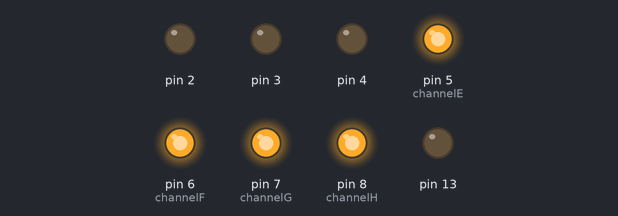
Recording of a sketch running on a simulated Arduino Uno, built with avr-gcc and run on an emulated ATmega328P. Shown: output pins drawn as LEDs (lit = HIGH).

Above: at 0.05 s.
At 0.65 s:
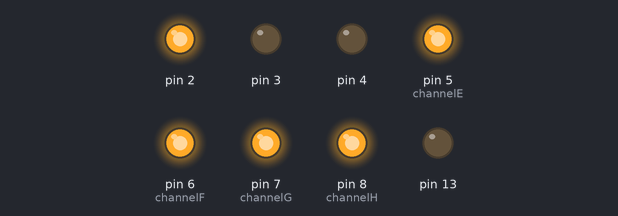
At 1.45 s:
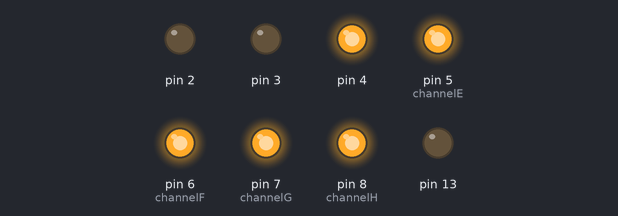
At 2.85 s:
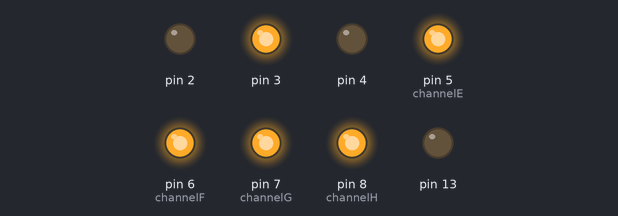
Timing chart, 0 to 3.1 s (numbered marks = the images above):
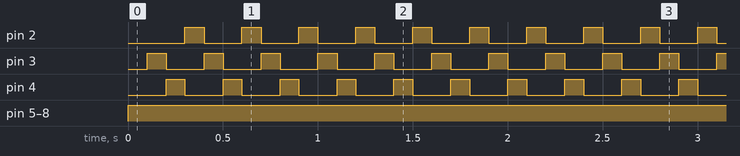

Measured:
- by itself, pin 2–4: alternates HIGH for 0.10 s and LOW for 0.20 s
- by itself, pin 5 (channelE), pin 6 (channelF), pin 7 (channelG), pin 8 (channelH): LOW → HIGH at 0.00 s

The sketch:

chasing-wire.ino
```cpp
/*
  EL Wire CHASING
*/

#include <Wire.h>

// Class for managing chasing el wires
class ChasingWire
{
  byte strandPin[3];
  byte strandI;
  boolean wireState;
  boolean cycleDir;
  long cycleRate;
  long lastCycle;

  // constructor - takes an array of three pins for the three chanels, a boolean for
  // initial On for strand, a boolaen for direction and a long for rate
  public:
  ChasingWire(byte pin1, byte pin2, byte pin3, boolean initState, boolean dir, long rate)
  {
    strandPin[0] = pin1;
    strandPin[1] = pin2;
    strandPin[2] = pin3;
    strandI = 0;
    wireState = initState;
    cycleDir = dir;
    cycleRate = rate;
    lastCycle = 0;

    for(int i=0; i<3; i++)
      pinMode(strandPin[i], OUTPUT);
  }

  void setRate(long rate)
  {
    cycleRate = rate;
  }

  long getRate()
  {
    return cycleRate;
  }

  void setDir(boolean dir)
  {
    cycleDir = dir;
  }

  boolean getDir()
  {
    return cycleDir;
  }

  // sitch strand to advance wire in set direction
  void cycleWire()
  {
    int prev = strandI;
    if (cycleDir)
    {
      if (strandI < 2) strandI++;
      else strandI = 0;
    }
    else
    {
      if (strandI > 0) strandI--;
      else strandI = 2;
    }
    digitalWrite(strandPin[prev], LOW);
    digitalWrite(strandPin[strandI], HIGH);
    lastCycle = millis();
  }

  void wireOff()
  {
    wireState = false;
    for (int j=0; j < 3; j++)
      digitalWrite(strandPin[j], LOW);
  }

  void wireOn()
  {
    wireState = true;
  }

  boolean getState()
  {
    return wireState;
  }

  void Update()
  {
  // cycle at desired speed
  if (wireState && (millis() - lastCycle >= cycleRate))
    cycleWire();
  }
};
ChasingWire wire1(2, 3, 4, true, true, 100);
  //ChasingWire wire2(5, 6, 7, true, true, 800);

// global array of wire instances
ChasingWire wires[] = {wire1};
int channelE = 5;
int channelF = 6;
int channelG = 7;
int channelH = 8;


void setup() {
  // status LED on pin 13
  pinMode(channelE, OUTPUT);
  pinMode(channelF, OUTPUT);
  pinMode(channelG, OUTPUT);
  pinMode(channelH, OUTPUT);
  pinMode(13, OUTPUT);

//  Wire.begin(1);                // join i2c bus with address #1
//  Wire.onReceive(receiveEvent); // register event for bus
  // chasing el wire instances


}

void loop()
{

  wire1.Update();
//  wire2.Update();
 digitalWrite(channelE, HIGH);
 digitalWrite(channelF, HIGH);
 digitalWrite(channelG, HIGH);
 digitalWrite(channelH, HIGH);


}

// function that executes whenever data is received from master
// this function is registered as an event, see setup()
void receiveEvent(int howMany)
{
  char ctrlId;
  char value[(Wire.available() - 1)];
  int i = 0;

  if (Wire.available())
    char ctrlId = Wire.read(); // read first byte as transmition type id
  while(Wire.available()) // loop through all bytes
  {
    value[i] = Wire.read(); // receive byte as a character
    i++;
  }

}

//void masterCtrl(char ctrlId, char value[])
//{
//  switch (ctrlId)
//  {
//    case 68: // direction change
//      cycleDir[value[0]] = value[1];
//      break;
//    case 81: // all off
//      elState[0] = false;
//      elState[1] = false;
//      break;
//    case 82: // rate change
//      cycleRate[value[0]] = ((value[1] << 24) + (value[2] << 16) + (value[3] << 8) + value[4]);
//      break;
//    case 83: // state change
//      elState[value[0]] = value[1];
//      break;
//  }
//}
```
